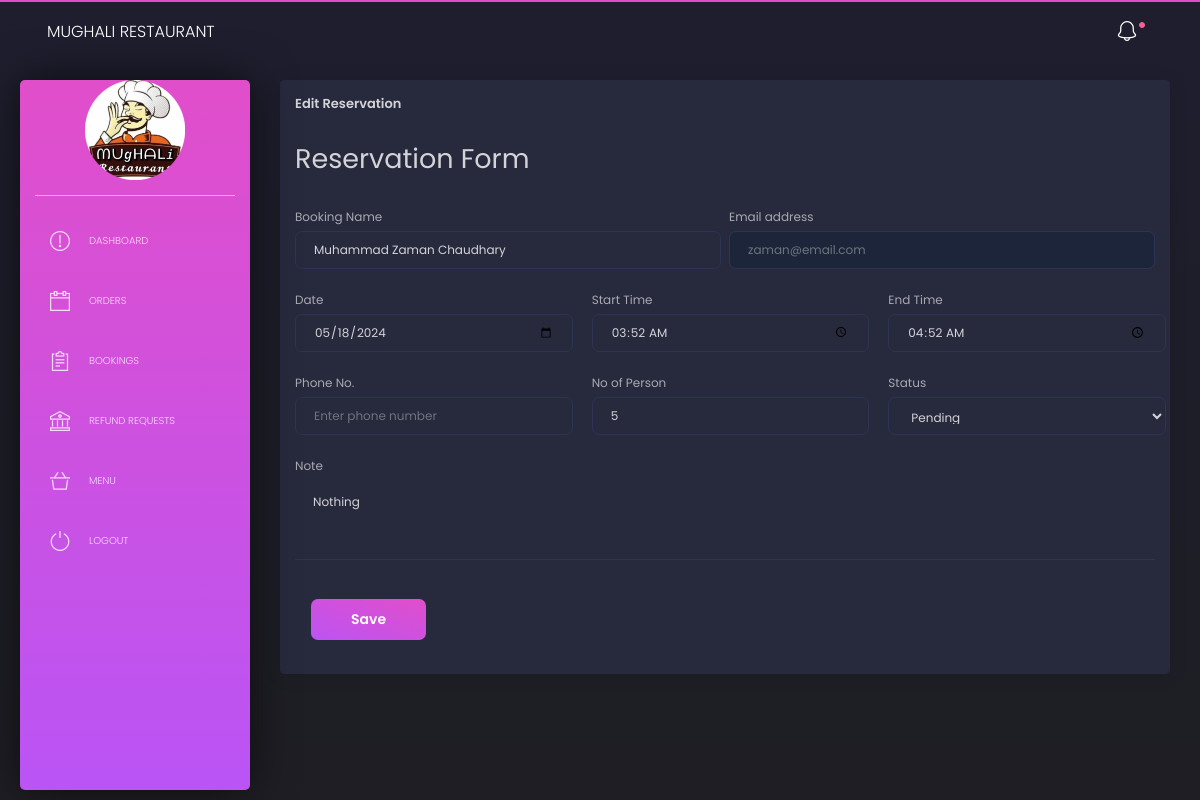
/admin-dashboard/reservation/13/ (signed in), run on the app's committed database.
### reservation/models.py (models this page shows, shortened)
class Reservation(models.Model):
    user = models.ForeignKey(User, on_delete=models.CASCADE)
    no_of_person = models.IntegerField()
    date = models.DateField()
    start_time = models.TimeField()
    end_time = models.TimeField()
    note = models.TextField(blank=True)
    name = models.CharField(max_length=100)
    phone = models.CharField(max_length=111, default="")
    status = models.IntegerField(choices=ReservationStatus.choices, default=ReservationStatus.PENDING)

### admin_dashboard/views.py (the view)
# urls.py: path('reservation/<int:id>/', reservation_view, name='reservation_detail'),
@login_required(login_url="/admin-dashboard/login/")
@permission_classes([IsAdminUser])
def reservation_view(request, id=None):
    if id:
        reservation = get_object_or_404(Reservation, pk=id)
    else:
        reservation = None
    if request.method == 'POST':
        form = ReservationForm(request.POST, instance=reservation)
        if form.is_valid():
            form.save()
            return redirect('home')
        else:
            print(form.errors)
    else:
        form = ReservationForm(instance=reservation)
    return render(request, 'home/reservation.html', {'form': form})

### templates/home/reservation.html (shortened to what this page needs)
{% extends "layouts/base.html" %}
{% block content %}
<div class="content">
    <div class="row">
      <div class="col-md-12">
        <div class="card">
          <div class="card-header">
            <h5 class="title">Edit Reservation</h5>
          </div>
          <div class="card-body">
            <h2>Reservation Form</h2>
            <form method="post">
              <div class="row">
                <div class="col-md-6 pr-md-1">
                  <div class="form-group">
                    <label for="exampleInputEmail1">Booking Name</label>
                    {{ form.name }}
                  </div>
                </div>
                <div class="col-md-6 pl-md-1">
                  <div class="form-group">
                    <label for="exampleInputEmail1">Email address</label>
                    <input type="email" class="form-control" readonly placeholder="zaman@email.com" value={{ form.user.email.value }}>
                  </div>
                </div>
              </div>
              <div class="row">
                <div class="col-md-4 pr-md-1">
                  <div class="form-group">
                    <label>Date</label>
                    {{ form.date }}
                  </div>
                </div>
                <div class="col-md-4 pr-md-1">
                  <div class="form-group">
                    <label>Start Time</label>
                    {{ form.start_time }}
                  </div>
                </div>
                <div class="col-md-4 pr-md-1">
                  <div class="form-group">
                    <label>End Time</label>
                    {{ form.end_time }}
                  </div>
                </div>
              </div>
              <div class="row">
                <div class="col-md-4 pr-md-1">
                  <div class="form-group">
                    <label>Phone No.</label>
                    {{ form.phone }}
                  </div>
                </div>
                <div class="col-md-4 pr-md-1">
                  <div class="form-group">
                    <label>No of Person</label>
                    {{ form.no_of_person }}
                  </div>
                </div>
                <div class="col-md-4 pr-md-1">
                  <div class="form-group">
                    <label>Status</label>
                    {{ form.status }}
                   </div>
                  </div>
              </div>
              <div class="row">
                <div class="col-md-12">
                  <div class="form-group">
                    <label>Note</label>
                    {{ form.note }}
                  </div>
                </div>
              </div>
              <div class="card-footer">
                <button type="submit" class="btn btn-fill btn-primary">Save</button>
              </div>
            </form>
            </div>
         </div>
      </div>
              </div>
              </div>
{% endblock content %}

### data on the page
Reservation: name "Muhammad Zaman Chaudhary", date "05/18/2024", start_time "03:52:00", end_time "04:52:00", no_of_person "5", status "Pending", note "Nothing"
